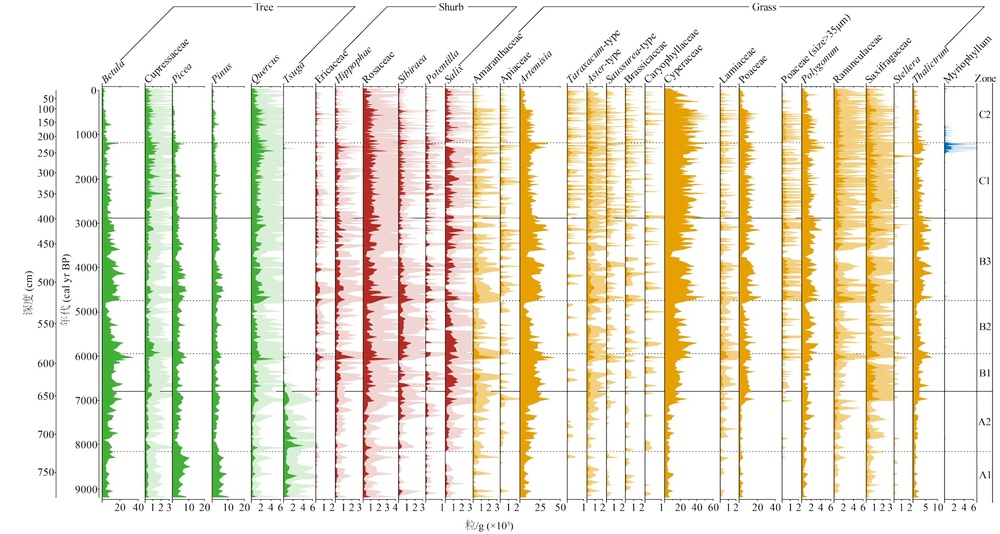
#> input picture tests/data/corpus/raw/02_muricuo_multicolor_dual_y.jpg, 1000 x 534 px, shrunk from 2251 x 1203 before the run
$ python -i image.py   (imports and definitions only)
#> lines starting #> are read from the running program, lines starting #| are printed output that depends on the picture; after the words box and inside, x2 and y2 are one past the last pixel; in counts of white or black regions, pixels touching at a corner belong together
"""Image loading, preprocessing, and color-aware binarization.

Pure Python/NumPy/SciPy/scikit-image/Pillow pipeline without GUI or Matplotlib.
"""
from __future__ import annotations

import re
from collections.abc import Iterable, Sequence
from pathlib import Path
from typing import Any

import numpy as np
import skimage.color as skcolor
import skimage.morphology as skim
from PIL import Image
from skimage.filters import threshold_otsu

EXTRACTION_MODES: dict[str, str] = {
    'standard': 'standard',
    'light-overlay-white': 'light-overlay-white',
    'light overlay on white background': 'light-overlay-white',
    'dark-ink-light': 'dark-ink-light',
    'dark ink on light background': 'dark-ink-light',
    'light-ink-dark': 'light-ink-dark',
    'light ink on dark background': 'light-ink-dark',
}

SEGMENTATION_MODES: dict[str, str] = {
    'auto': 'auto',
    'guided': 'guided',
}

EXAGGERATION_MERGE_MODES: dict[str, str] = {
    'selected-priority': 'selected-priority',
    'selected region priority': 'selected-priority',
    'threshold-legacy': 'threshold-legacy',
    'threshold merge (legacy)': 'threshold-legacy',
}


def load_image(source: str | Path | Image.Image | np.ndarray) -> Image.Image:
    """Load an image source into a PIL RGBA Image."""
    if isinstance(source, Image.Image):
        return source.convert('RGBA')
    if isinstance(source, (str, Path)):
        img = Image.open(source)
        return img.convert('RGBA')
    if isinstance(source, np.ndarray):
        arr = np.asarray(source)
        if arr.ndim == 2:
            return Image.fromarray(arr).convert('RGBA')
        if arr.ndim == 3:
            if arr.shape[2] == 4:
                return Image.fromarray(arr.astype(np.uint8)).convert('RGBA')
            if arr.shape[2] == 3:
                return Image.fromarray(arr.astype(np.uint8)).convert('RGBA')
            if arr.shape[2] == 1:
                return Image.fromarray(arr[:, :, 0].astype(np.uint8)).convert('RGBA')
    raise TypeError(f"Unsupported image source type: {type(source)}")


def _unique_preserve_order(values: Iterable[Any]) -> list[Any]:
    seen = set()
    ret = []
    for value in values:
        if value not in seen:
            ret.append(value)
            seen.add(value)
    return ret


def _iter_color_tokens(target_colors: Any) -> Iterable[str]:
    if target_colors is None:
        return
    if isinstance(target_colors, (str, bytes)):
        target_colors = [target_colors]
    for color in target_colors:
        if color is None:
            continue
        text = str(color).strip()
        if not text:
            continue
        for token in re.split(r'[\s,;]+', text):
            token = token.strip()
            if token:
                yield token


def normalize_extraction_mode(extraction_mode: str | None) -> str:
    """Normalize extraction mode string."""
    if extraction_mode is None:
        extraction_mode = 'standard'
    key = str(extraction_mode).strip().lower()
    try:
        return EXTRACTION_MODES[key]
    except KeyError:
        raise ValueError(f"Unknown extraction mode: {extraction_mode}")


# [78 lines left out: functions detect_horizontal_grid_lines, remove_horizontal_grid_lines, not called in this run]


def normalize_segmentation_mode(segmentation_mode: str | None) -> str:
    """Normalize segmentation mode string."""
    if segmentation_mode is None:
        segmentation_mode = 'auto'
    key = str(segmentation_mode).strip().lower()
    try:
        return SEGMENTATION_MODES[key]
    except KeyError:
        raise ValueError(f"Unknown segmentation mode: {segmentation_mode}")


    """Normalize segmentation mode string."""
    if segmentation_mode is None:
        segmentation_mode = 'auto'
    key = str(segmentation_mode).strip().lower()
    try:
        return SEGMENTATION_MODES[key]
    except KeyError:
        raise ValueError(f"Unknown segmentation mode: {segmentation_mode}")


# [9 lines left out: function normalize_exaggeration_merge_mode, not called in this run]


def normalize_target_colors(target_colors: Any) -> list[str]:
    """Parse and normalize a collection of hex color strings into #RRGGBB format."""
    normalized = []
    for token in _iter_color_tokens(target_colors):
        text = token.removeprefix('#')
        if len(text) != 6 or re.search(r'[^0-9A-Fa-f]', text):
            raise ValueError(f"Invalid target color: {token}")
        normalized.append('#' + text.upper())
    return _unique_preserve_order(normalized)


# [108 lines left out: functions target_color_rgb, circular_hue_distance, dominant_overlay_hue, rgb_to_hsv_array, guided_target_color_mask, guided_target_hue_family_mask and 2 more, not called in this run]


def build_foreground(arr: np.ndarray,
                     threshold: float = 230 * 3,
                     extraction_mode: str = 'standard',
                     segmentation_mode: str = 'auto',
                     target_colors: Any = None,
                     guided_min_pixels: int = 12) -> np.ndarray:
    """Return a foreground boolean mask for an image array."""
    ext_mode = normalize_extraction_mode(extraction_mode)
    seg_mode = normalize_segmentation_mode(segmentation_mode)
    t_colors = normalize_target_colors(target_colors)
    arr = np.asarray(arr)
    rgb = arr[..., :3]
    alpha = arr[..., -1] > 0 if arr.shape[-1] > 3 else np.ones(
        arr.shape[:2], dtype=bool)
#> alpha: shape (534, 1000) bool; every value is 1

    if ext_mode in ['standard', 'dark-ink-light']:
        auto_foreground = alpha & (rgb.sum(axis=-1) <= threshold)
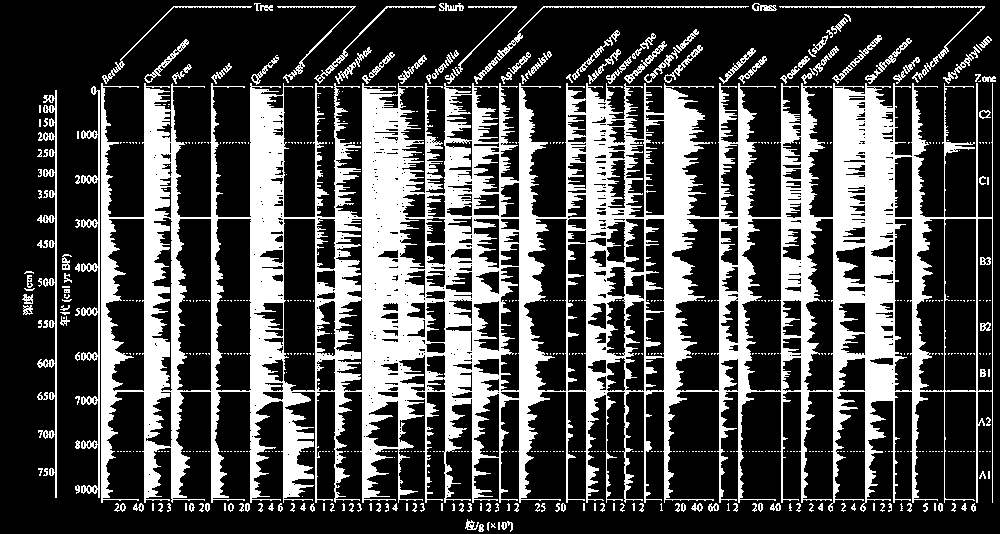
#> auto_foreground: shape (534, 1000) bool; 29.5% white; 669 white regions (514 under 20 px), largest, box (x1, y1, x2, y2) and area: (101, 83, 993, 512) 141439, (81, 86, 100, 498) 1682, (37, 90, 57, 498) 1631
    elif ext_mode == 'light-ink-dark':
        auto_foreground = alpha & (rgb.sum(axis=-1) >= threshold)
    elif ext_mode == 'light-overlay-white':
        bright = rgb.sum(axis=-1) > threshold
        colored = light_overlay_colored_mask(rgb)
        auto_foreground = alpha & (~bright | colored)
    else:
        auto_foreground = alpha & (rgb.sum(axis=-1) <= threshold)

    if seg_mode != 'guided' or not t_colors:
        return auto_foreground

    rgb_float = np.asarray(rgb, dtype=float)
    target_mask = guided_target_color_mask(rgb_float, t_colors)
    guided = auto_foreground & target_mask
    if guided.sum() >= guided_min_pixels:
        return guided

    # Fallback for background conflicts: keep target components touching auto foreground
    labels = skim.label(target_mask, connectivity=2)
    if labels.max() == 0:
        return guided
    dilated_auto = skim.dilation(
        auto_foreground, footprint=np.ones((3, 3), dtype=bool))
    touching = labels[dilated_auto & (labels > 0)]
    touching = np.unique(touching[touching > 0])
    if not len(touching):
        return guided
    fallback = np.isin(labels, touching)
    fallback = fallback & (auto_foreground | dilated_auto)
    fallback = remove_objects_smaller_than(fallback, 6)
    if fallback.sum() >= guided_min_pixels:
        return fallback
    return guided


def to_grey(image: Image.Image | np.ndarray,
            threshold: float = 230 * 3,
            extraction_mode: str = 'standard',
            segmentation_mode: str = 'auto',
            target_colors: Any = None) -> np.ndarray:
    """Convert an image to a masked greyscale numpy array."""
    pil_img = load_image(image)
    arr = np.asarray(pil_img, dtype=int)
    foreground = build_foreground(
        arr, threshold=threshold, extraction_mode=extraction_mode,
        segmentation_mode=segmentation_mode,
        target_colors=target_colors)
    grey = np.array(pil_img.convert('L'), dtype=int) + 1
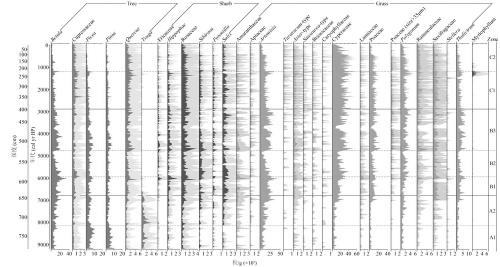
#> grey: shape (534, 1000) int64 (shown at 1/2 size); min 3, max 256, mean 232.4; drawn with min black and max white
    grey[(~foreground) | (grey > 255)] = 0
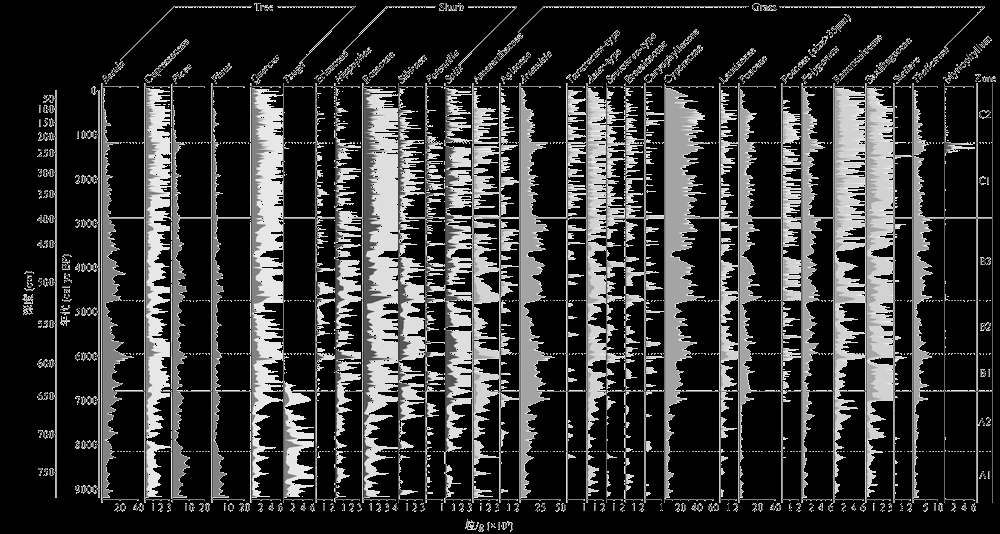
#> grey: shape (534, 1000) int64; min 0, max 247, mean 53.1
    return grey


# [127 lines left out: functions to_binary, split_primary_exagg, not called in this run]

>>> import cv2
>>> picture = cv2.cvtColor(cv2.imread('../../tests/data/corpus/raw/02_muricuo_multicolor_dual_y.jpg'), cv2.COLOR_BGR2RGB)
>>> result = to_grey(picture)

$ run again, on tests/data/corpus/raw/03_lough_inchiquin_vertical_strip.jpg
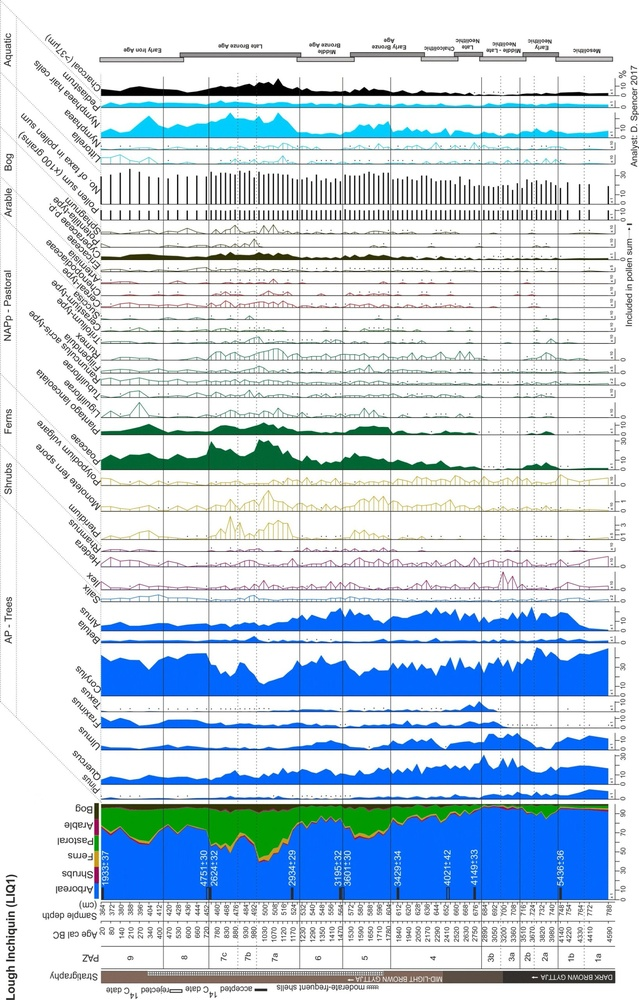
#> input picture tests/data/corpus/raw/03_lough_inchiquin_vertical_strip.jpg, 639 x 1000 px, shrunk from 1636 x 2562 before the run
#> alpha: shape (1000, 639) bool; every value is 1
#> in build_foreground, `auto_foreground = alpha & (rgb.sum(axis=-1) <= threshold)`:
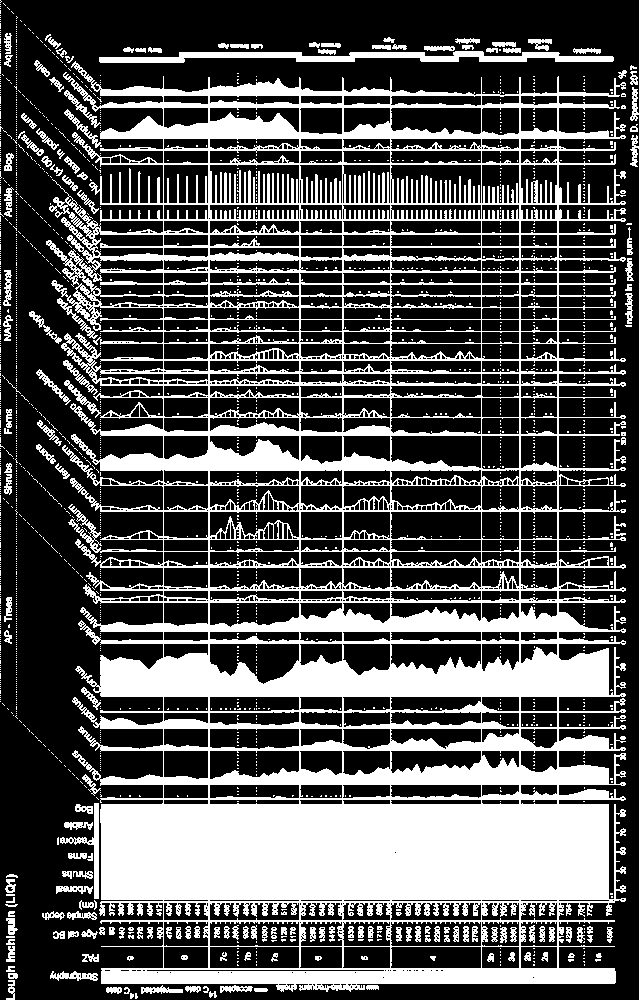
#> auto_foreground: shape (1000, 639) bool; 32.8% white; 2118 white regions (1947 under 20 px), largest, box (x1, y1, x2, y2) and area: (46, 61, 626, 992) 188071, (99, 51, 614, 63) 3268, (60, 803, 99, 899) 640
#> in to_grey, `grey[(~foreground) | (grey > 255)] = 0`:
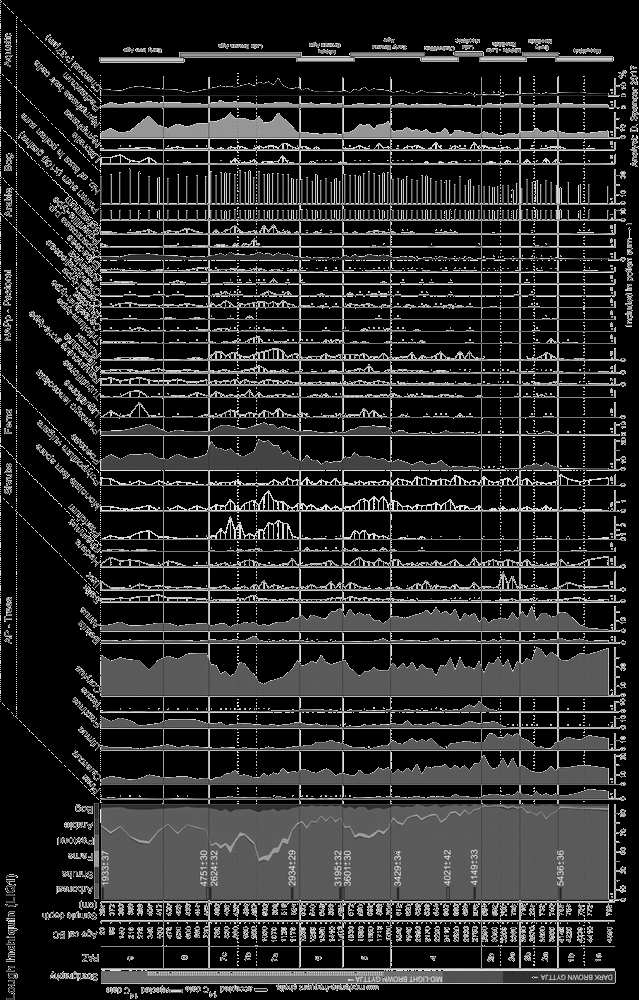
#> grey: shape (1000, 639) int64; min 0, max 241, mean 42.1

$ run again, on tests/data/corpus/raw/04_elsevier_two_tier_coniss.jpg
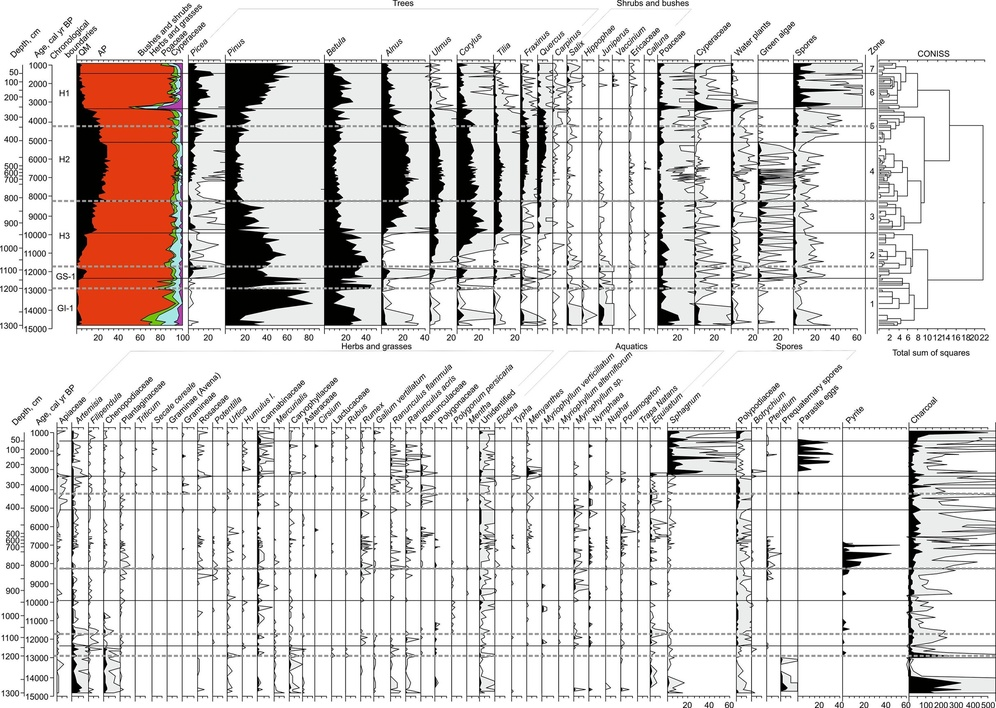
#> input picture tests/data/corpus/raw/04_elsevier_two_tier_coniss.jpg, 996 x 708 px, shrunk from 2428 x 1727 before the run
#> alpha: shape (708, 996) bool; every value is 1
#> in build_foreground, `auto_foreground = alpha & (rgb.sum(axis=-1) <= threshold)`:
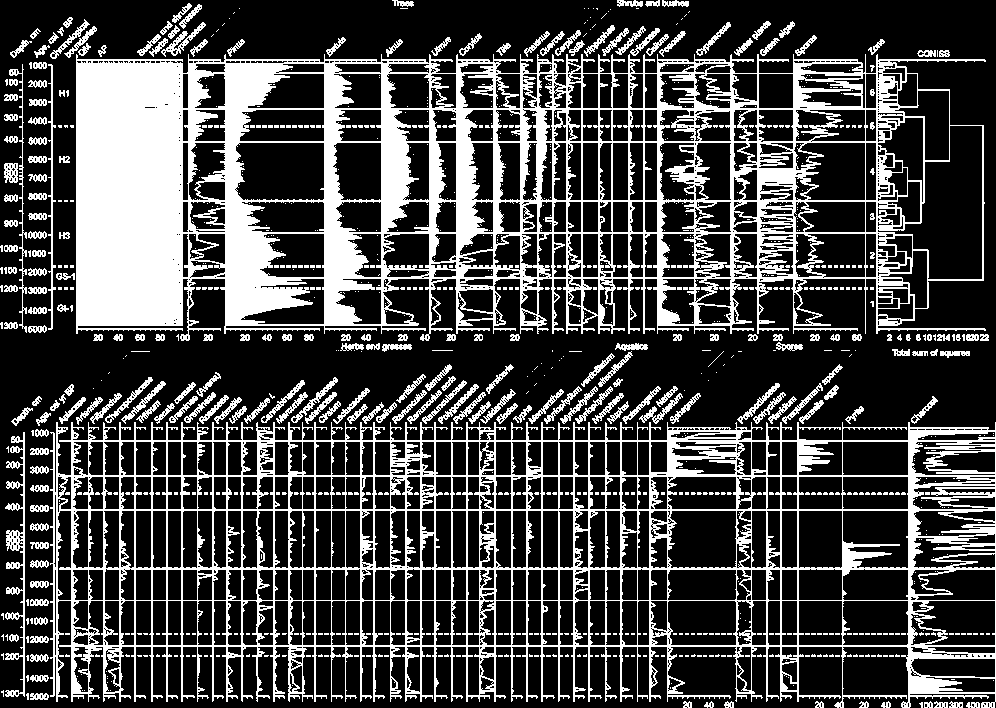
#> auto_foreground: shape (708, 996) bool; 27.4% white; 1162 white regions (943 under 20 px), largest, box (x1, y1, x2, y2) and area: (76, 54, 986, 341) 100820, (50, 422, 996, 708) 61078, (5, 432, 25, 697) 1565
#> in to_grey, `grey[(~foreground) | (grey > 255)] = 0`:
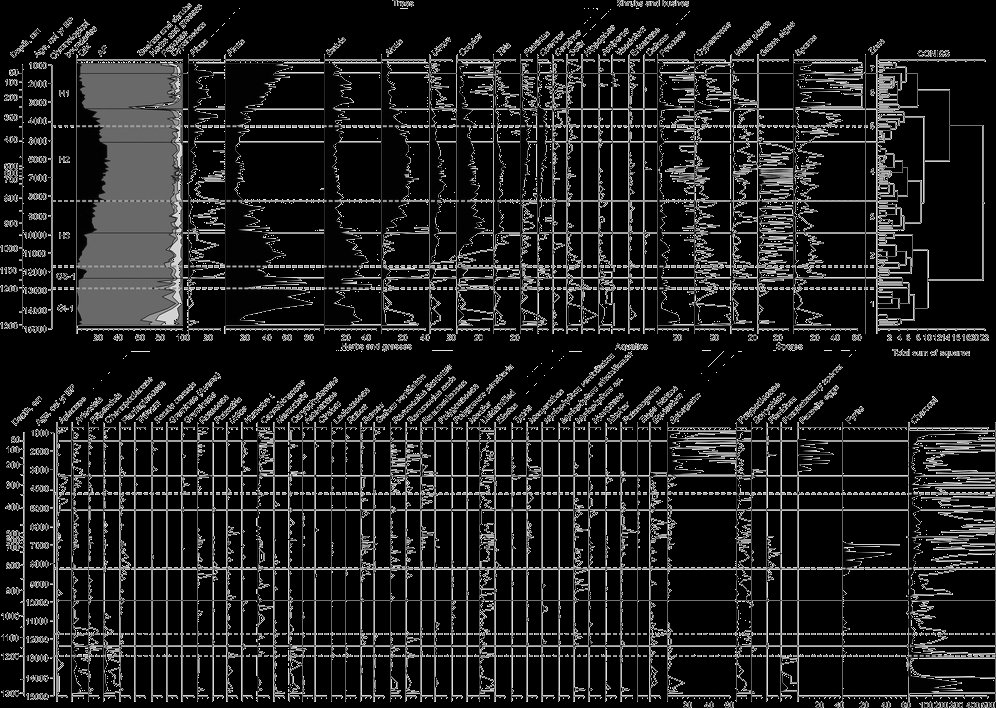
#> grey: shape (708, 996) int64; min 0, max 235, mean 32.8
